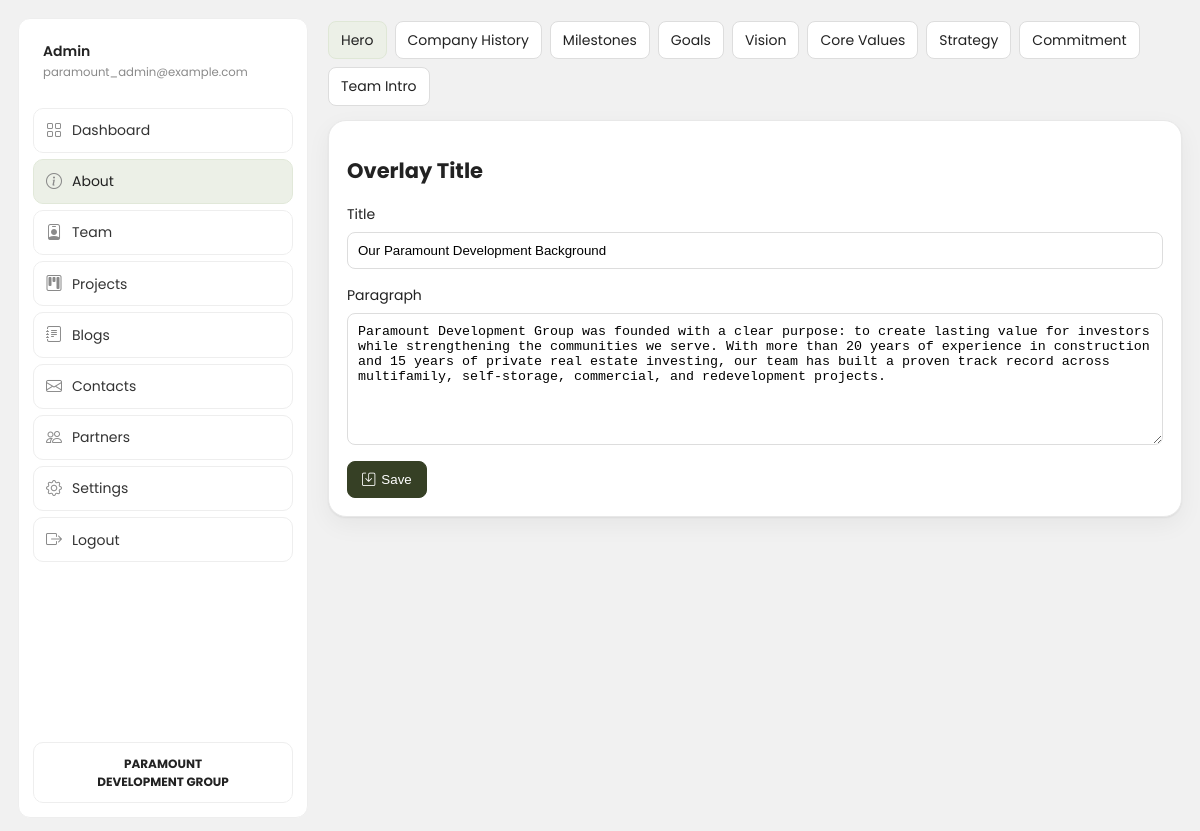
The page /backend/adminAbout.php on the database its author committed.
### tables this page shows
CREATE TABLE IF NOT EXISTS `about_content` (
  `ckey` varchar(80) NOT NULL,
  `cvalue` longtext NOT NULL,
  `updated_at` timestamp NULL DEFAULT CURRENT_TIMESTAMP ON UPDATE CURRENT_TIMESTAMP,
  PRIMARY KEY (`ckey`)
);

### backend/adminAbout.php (the view, shortened to what this page needs)
<?php
require __DIR__ . '/db.php';
if ($pdo instanceof PDO) {
  $pdo->setAttribute(PDO::ATTR_ERRMODE, PDO::ERRMODE_EXCEPTION);
}
function h($v){ return htmlspecialchars((string)$v, ENT_QUOTES, 'UTF-8'); }
function cget(PDO $pdo, string $key, string $default=''): string {
  $stmt = $pdo->prepare('SELECT cvalue FROM about_content WHERE ckey=?');
  $stmt->execute([$key]);
  $v = $stmt->fetchColumn();
  return ($v!==false) ? (string)$v : $default;
}
$userName = $_SESSION['name'] ?? 'Admin';
$reqPath  = parse_url($_SERVER['REQUEST_URI'], PHP_URL_PATH) ?: '';
$self     = basename($reqPath);
$tab      = $_GET['tab'] ?? 'hero';
function alFile($url, $label, $icon){
  global $self, $tab;
  $urlPath  = basename(parse_url($url, PHP_URL_PATH));
  $isActive = ($self === $urlPath);
  $cls = $isActive ? 'aside-link active' : 'aside-link';
  echo '<a class="'.$cls.'" href="'.$url.'"><i class="bi '.$icon.'"></i><span>'.$label.'</span></a>';
}
$heroTitle = cget($pdo, 'hero_title', 'Our Paramount<br>Development Background');
$heroPara  = cget($pdo, 'hero_paragraph', '');
?>
<!DOCTYPE html>
<html lang="en">
<head>
<link href="https://cdn.jsdelivr.net/npm/bootstrap-icons@1.11.3/font/bootstrap-icons.css" rel="stylesheet">
<link rel="stylesheet" href="asset/css/adminAbout.css">
</head>
<body>
<div class="admin-shell">
  <aside class="admin-aside">
    <div class="aside-user">
      <div>
        <div class="name"><?= h($userName) ?></div>
        <small style="color:#8a8a8a"><?= h($_SESSION['email'] ?? 'paramount_admin@example.com') ?></small>
      </div>
    </div>
    <nav class="aside-nav">
      <?php
        alFile('admin.php','Dashboard','bi-grid');
      ?>
    </nav>
    <div class="aside-footer">
      <div class="brand-pill">
        <strong style="font-size:12px">PARAMOUNT<br>DEVELOPMENT GROUP</strong>
      </div>
    </div>
  </aside>
  <main class="admin-main">
    <div class="tabs">
      <?php
        $tabs = [
          'hero' => 'Hero',
          'history' => 'Company History',
          'milestones' => 'Milestones',
          'goals' => 'Goals',
          'vision' => 'Vision',
          'values' => 'Core Values',
          'strategy' => 'Strategy',
          'commitment' => 'Commitment',
          'team' => 'Team Intro'
        ];
        foreach($tabs as $k=>$label){
          $cls = ($tab===$k)?'tab active':'tab';
          echo '<a class="'.$cls.'" href="?tab='.$k.'">'.$label.'</a>';
        }
      ?>
    </div>
    <?php if ($tab==='hero'): ?>
      <div class="main-card">
        <h2>Overlay Title</h2>
        <form method="post">
          <div class="field">
            <label>Title</label>
            <input type="text" name="hero_title" value="<?= h($heroTitle) ?>">
          </div>
          <div class="field">
            <label>Paragraph</label>
            <textarea name="hero_paragraph"><?= h($heroPara) ?></textarea>
          </div>
          <button class="btn primary"><i class="bi bi-save"></i> Save</button>
        </form>
      </div>
    <?php endif; ?>
  </main>
</div>
</body>
</html>

### backend/asset/css/adminAbout.css (style rules this page uses)
:root { --olive:#364025; --muted:#6b6b6b; --paper:#ffffff; --bg:#f1f1f1; --radius:12px; --radius-lg:18px; --shadow:0 1px 2px rgba(0,0,0,.06), 0 8px 24px rgba(0,0,0,.05); }
html,body { height:100% }
body { margin:0; background:var(--bg); font:14px/1.45 Poppins, sans-serif; color:#222; }
.admin-shell { display:block; min-height:100dvh; padding:18px; }
.admin-aside { position: fixed; left: 18px; top: 18px; bottom: 18px; width: 260px; overflow: auto; z-index: 10; background:#fff; border:1px solid #eee; border-radius:var(--radius); padding:14px; display:flex; flex-direction:column; gap:12px; }
.admin-main { margin-left: calc(310px); margin-top: 3px; }
.aside-user { display:flex;align-items:center;gap:10px;padding:8px 10px;border-radius:10px }
.aside-user .name { font-weight:600 }
.aside-nav { display:flex;flex-direction:column;gap:6px;margin-top:6px }
.aside-link { display:flex;align-items:center;gap:10px; padding:10px 12px;border-radius:10px;color:#333;text-decoration:none; border:1px solid #eee;background:#fff }
.aside-link.active { background:#ecf0e7;border-color:#e1e8d9;color:#222 }
.aside-link i { font-size:16px;color:#8a8a8a }
.aside-footer { margin-top:auto }
.brand-pill { display:flex;flex-direction:column;gap:4px;align-items:center;justify-content:center; background:#fff;border:1px solid #eee;border-radius:10px;padding:12px;text-align:center }
.card, .main-card { border:1px solid #e8e8e8; border-radius:var(--radius-lg); padding:18px; margin:14px 0; background:#fff; box-shadow:var(--shadow); }
.field { display:flex;flex-direction:column;gap:8px;margin-bottom:16px }
.field input, .field textarea { padding:10px;border:1px solid #ddd;border-radius:8px;background:#fff }
.btn { display:inline-flex;align-items:center;gap:6px;padding:10px 14px;border-radius:8px;border:1px solid #ccc;background:#fff;cursor:pointer;text-decoration:none }
.btn.primary { background:var(--olive);color:#fff;border-color:var(--olive) }

### backend/adminAbout.php (style rules this page uses)
.tabs { display:flex;gap:8px;flex-wrap:wrap;margin:0 0 14px }
.tab { padding:8px 12px;border:1px solid #ddd;border-radius:8px;background:#fff;text-decoration:none;color:#222 }
.tab.active { background:#ecf0e7;border-color:#dfe7d6 }
textarea { min-height:110px }

### rows shown on the page
about_content: hero_title "Our Paramount Development Background"
about_content: hero_paragraph "Paramount Development Group was founded with a clear purpose: to create lasting value for investors while strengthening the communities we serve. With more than 20 years of experience in construction and 15 years of private real estate investing, our team has built a proven track record across multifamily, self-storage, commercial, and redevelopment projects."

### other values the page prints
$userName "Admin"
$_SESSION['email'] "paramount_admin@example.com"
$label "Dashboard About Team Projects Blogs Contacts Partners Settings Logout"
$label "Hero"
$label "Company History"
$label "Milestones"
$label "Goals"
$label "Vision"
$label "Core Values"
$label "Strategy"
$label "Commitment"
$label "Team Intro"
